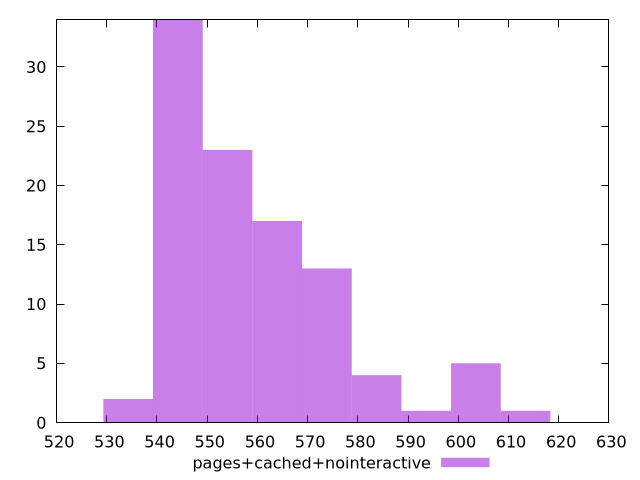

Recreate this plot in gnuplot.
$_pagesCachedNointeractive <<EOF
554.0429249477703 23
563.9365486075519 17
583.7237959271151 4
544.1493012879887 34
573.8301722673335 13
603.5110432466784 5
593.6174195868967 1
534.2556776282071 2
613.40466690646 1
EOF
set key outside below
set terminal pngcairo
set output "report_00005_2020-11-02T22-26-11.212Z/bootup-time/pages+cached+nointeractive//raw_hist.png"
set yrange [0:34]
set boxwidth 9.893623659781612
set style fill transparent solid 0.5 noborder
plot $_pagesCachedNointeractive title "pages+cached+nointeractive" with boxes ,
